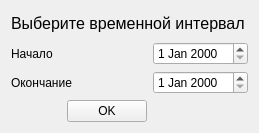
<?xml version="1.0" encoding="UTF-8"?>
<ui version="4.0">
 <class>ReportWidget</class>
 <widget class="QWidget" name="ReportWidget">
  <property name="geometry">
   <rect>
    <x>0</x>
    <y>0</y>
    <width>259</width>
    <height>133</height>
   </rect>
  </property>
  <property name="windowTitle">
   <string>Отчет</string>
  </property>
  <layout class="QGridLayout" name="gridLayout">
   <item row="0" column="0" colspan="3">
    <widget class="QLabel" name="label_3">
     <property name="font">
      <font>
       <pointsize>12</pointsize>
      </font>
     </property>
     <property name="text">
      <string>Выберите временной интервал</string>
     </property>
    </widget>
   </item>
   <item row="1" column="0" colspan="2">
    <widget class="QLabel" name="label">
     <property name="minimumSize">
      <size>
       <width>100</width>
       <height>0</height>
      </size>
     </property>
     <property name="text">
      <string>Начало</string>
     </property>
    </widget>
   </item>
   <item row="1" column="2">
    <widget class="QDateEdit" name="beginDateEdit"/>
   </item>
   <item row="2" column="0" colspan="2">
    <widget class="QLabel" name="label_2">
     <property name="minimumSize">
      <size>
       <width>100</width>
       <height>0</height>
      </size>
     </property>
     <property name="text">
      <string>Окончание</string>
     </property>
    </widget>
   </item>
   <item row="2" column="2">
    <widget class="QDateEdit" name="endDateEdit"/>
   </item>
   <item row="3" column="0">
    <spacer name="horizontalSpacer">
     <property name="orientation">
      <enum>Qt::Horizontal</enum>
     </property>
     <property name="sizeHint" stdset="0">
      <size>
       <width>63</width>
       <height>20</height>
      </size>
     </property>
    </spacer>
   </item>
   <item row="3" column="1">
    <widget class="QPushButton" name="pushButton">
     <property name="text">
      <string>OK</string>
     </property>
    </widget>
   </item>
   <item row="3" column="2">
    <spacer name="horizontalSpacer_2">
     <property name="orientation">
      <enum>Qt::Horizontal</enum>
     </property>
     <property name="sizeHint" stdset="0">
      <size>
       <width>80</width>
       <height>20</height>
      </size>
     </property>
    </spacer>
   </item>
  </layout>
 </widget>
 <resources/>
 <connections/>
</ui>
